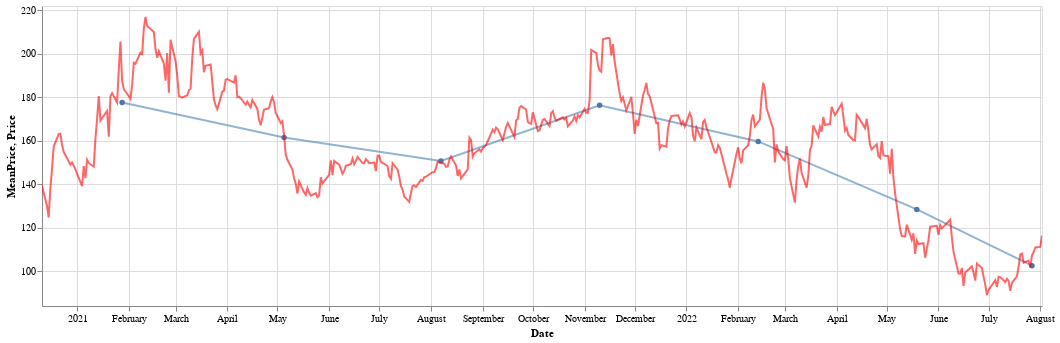

Notebook cell for this chart:
### Code cell
plot_cours_mean(name,"Trimester")

### Figure 1 — Vega-Lite specification as saved in the notebook (floating-point values rounded to 4 significant figures; data arrays with more than 128 entries replaced by an {"elided": "..."} marker saying what was removed)
{"config": {"view": {"continuousWidth": 400, "continuousHeight": 300}}, "layer": [{"data": {"name": "data-09f5ad6d68f11a053cfc35b2891ee7f7"}, "mark": {"type": "line", "color": "steelblue", "opacity": 0.6, "point": true}, "encoding": {"tooltip": [{"field": "date", "type": "temporal"}, {"field": "prix_moyen", "title": "MeanPriceTrimester", "type": "quantitative"}], "x": {"field": "date", "title": "Date", "type": "temporal"}, "y": {"field": "prix_moyen", "scale": {"clamp": true, "domain": [97.59, 182.5]}, "title": "MeanPrice", "type": "quantitative"}}, "height": 300, "selection": {"selector057": {"type": "interval", "bind": "scales", "encodings": ["x", "y"]}}, "width": 1000}, {"data": {"name": "data-0448561c9838ad8fc67e16f8c1de9a7f"}, "mark": {"type": "line", "color": "red", "opacity": 0.6}, "encoding": {"tooltip": [{"field": "Date", "type": "temporal"}, {"field": "Dernier", "title": "Price", "type": "quantitative"}], "x": {"field": "Date", "scale": {"clamp": true, "domain": ["2020-12-11", "2022-08-02"]}, "type": "temporal"}, "y": {"field": "Dernier", "scale": {"clamp": true, "domain": [84.08, 221.8]}, "title": "Price", "type": "quantitative"}}, "height": 300, "selection": {"selector055": {"type": "interval", "encodings": ["x"]}, "selector056": {"type": "interval", "bind": "scales", "encodings": ["x", "y"]}}, "width": 1000}], "$schema": "https://vega.github.io/schema/vega-lite/v4.17.0.json", "datasets": {"data-09f5ad6d68f11a053cfc35b2891ee7f7": [{"date": "2021-01-28", "prix_moyen": 177.5}, {"date": "2021-05-05", "prix_moyen": 161.5}, {"date": "2021-08-07", "prix_moyen": 150.7}, {"date": "2021-11-10", "prix_moyen": 176.2}, {"date": "2022-02-13", "prix_moyen": 159.7}, {"date": "2022-05-19", "prix_moyen": 128.4}, {"date": "2022-07-27", "prix_moyen": 102.6}], "data-0448561c9838ad8fc67e16f8c1de9a7f": {"elided": "410 records"}}}
